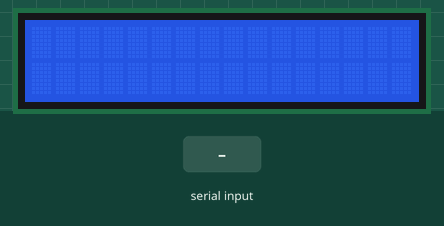
The sketch below on a simulated Arduino Uno, built with avr-gcc and run on an emulated ATmega328P. On the bench: 16×2 character LCD. The inputs (shaded band) are chosen by the test bench. What the sketch prints to the serial monitor is not drawn.

Above: at 1.2 s.
1.3 s: "90,45," received over Serial
At 3.0 s:
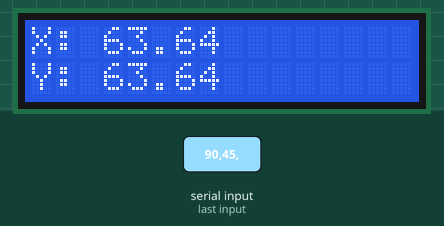
3.8 s: "30,150," received over Serial
At 6.0 s:
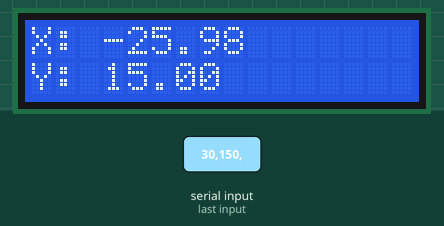
6.3 s: "5," received over Serial
At 8.4 s:
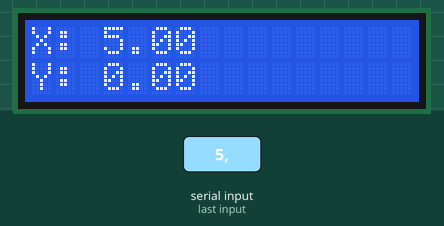
8.8 s: "90," received over Serial
At 10.5 s:
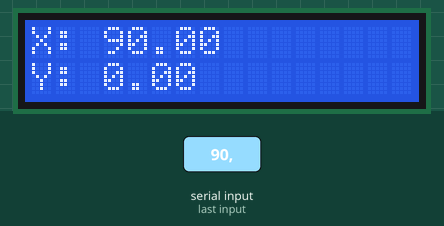
11.3 s: "200," received over Serial
At 12.6 s:
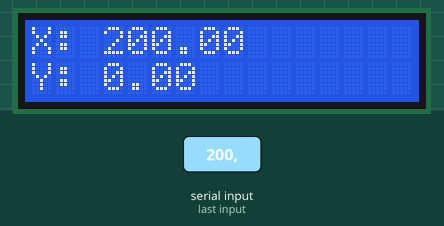
13.8 s: "1,90," received over Serial
At 15.9 s:
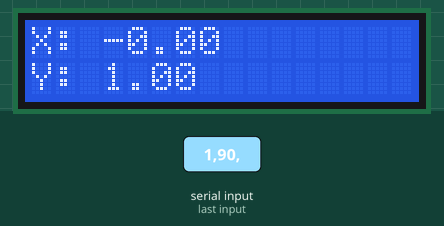
Timing chart, 0 to 17.3 s (numbered marks = the images above; inputs shaded):
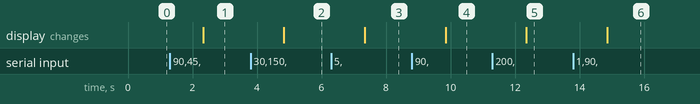

Measured:
- after the input at 1.3 s, the display: changes after 1.0 s (image 1)
- after the input at 3.8 s, the display: changes after 1.0 s (image 2)
- after the input at 6.3 s, the display: changes after 1.0 s (image 3)
- after the input at 8.8 s, the display: changes after 1.0 s (image 4)
- after the input at 11.3 s, the display: changes after 1.1 s (image 5)
- after the input at 13.8 s, the display: changes after 1.1 s (image 6)

The sketch:

5.ino
```cpp
/*
Realizar un programa donde se ingresen por terminal serie los valores de las
coordenadas polares (módulo y ángulo) y se muestren en el display LCD el valor
de la coordenada X y de la coordenada Y
*/

#include <LiquidCrystal.h>

const int rs = 8, en = 2, d4 = 10, d5 = 11, d6 = 12, d7 = 13;
LiquidCrystal lcd(rs, en, d4, d5, d6, d7);

void setup() {
  lcd.begin(16, 2);
  Serial.begin(9600);
}

void loop() {
  Serial.println("Ingrese las coordenadas polares separadas por una coma: ");
  if (Serial.available() > 0) {
    String moduloStr = Serial.readStringUntil(',');
    String anguloStr = Serial.readStringUntil('\n');
    float modulo = moduloStr.toFloat();
    float angulo = anguloStr.toFloat();

    float x = modulo * cos(angulo * PI / 180);
    float y = modulo * sin(angulo * PI / 180);

    lcd.clear();
    lcd.setCursor(0, 0);
    lcd.print("X: ");
    lcd.print(x);

    lcd.setCursor(0, 1);
    lcd.print("Y: ");
    lcd.print(y);
  }
}
```
